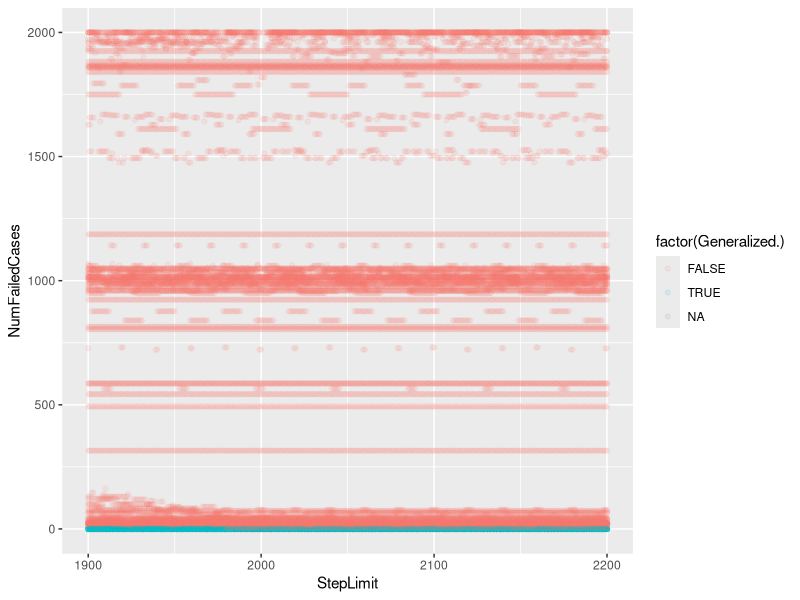
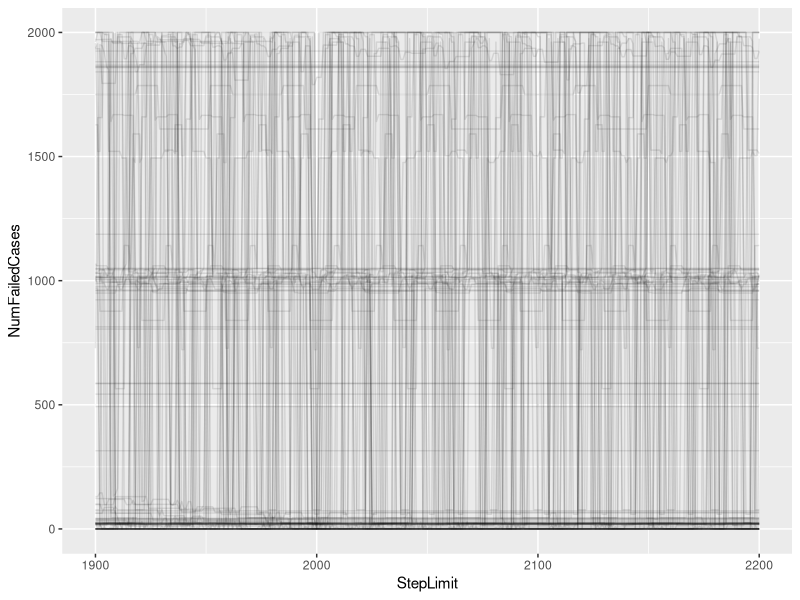
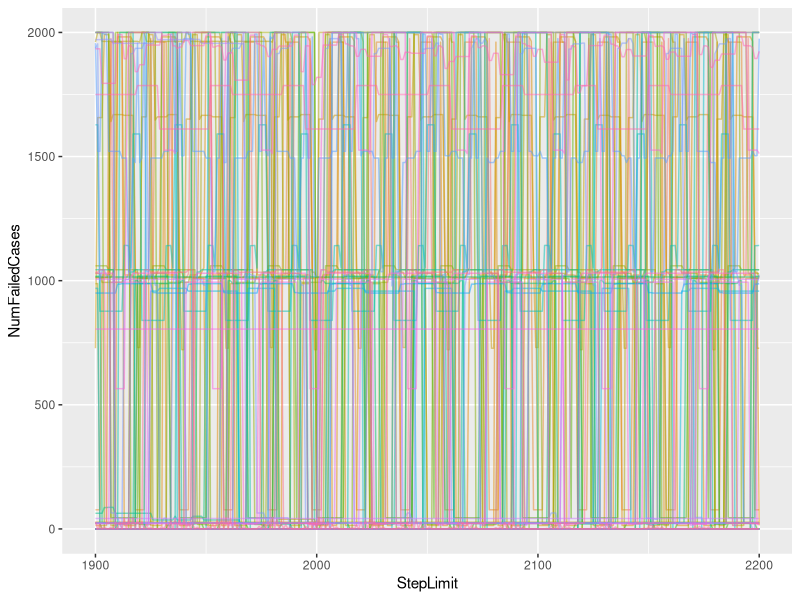
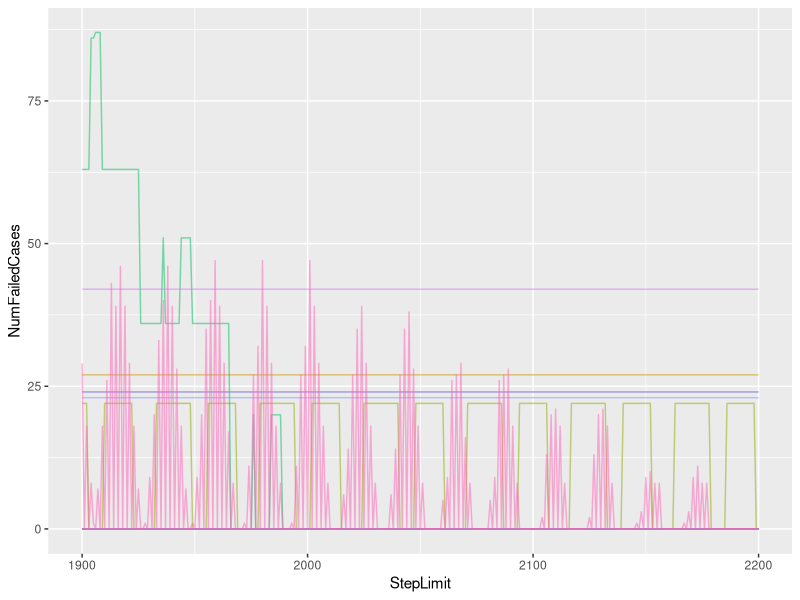
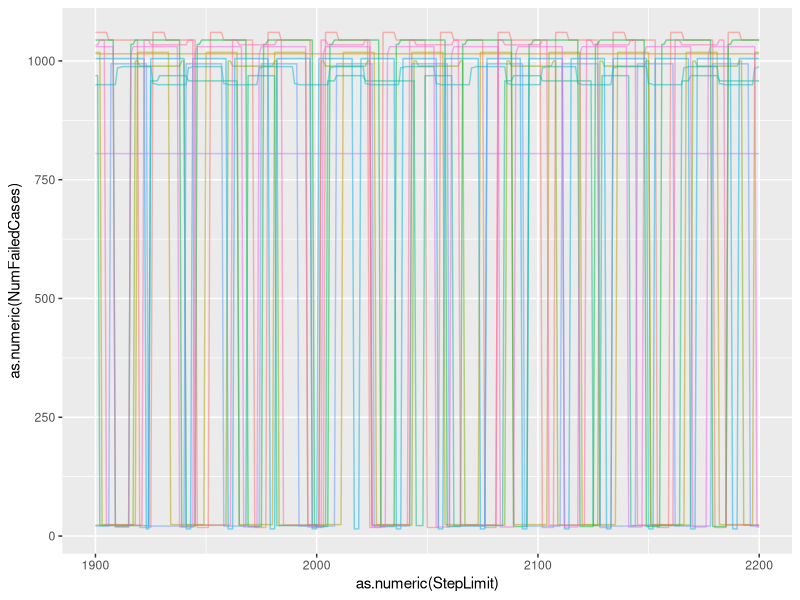
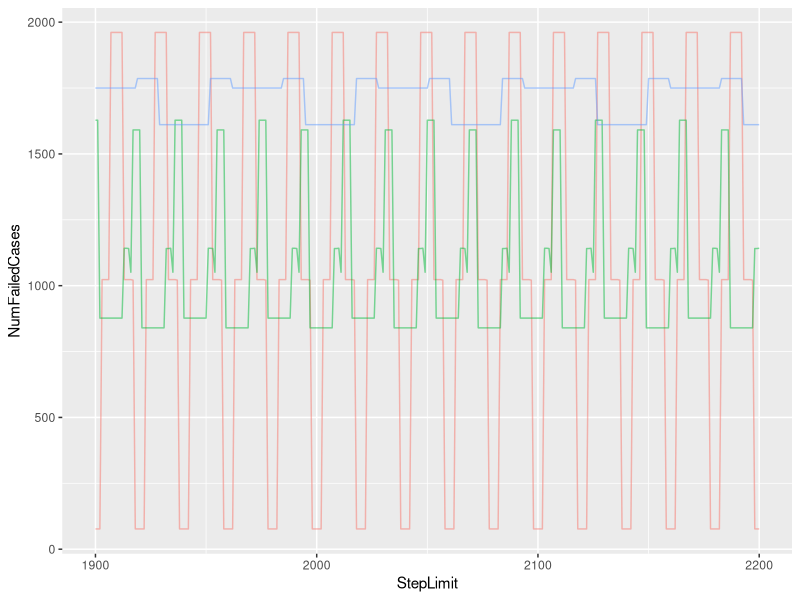
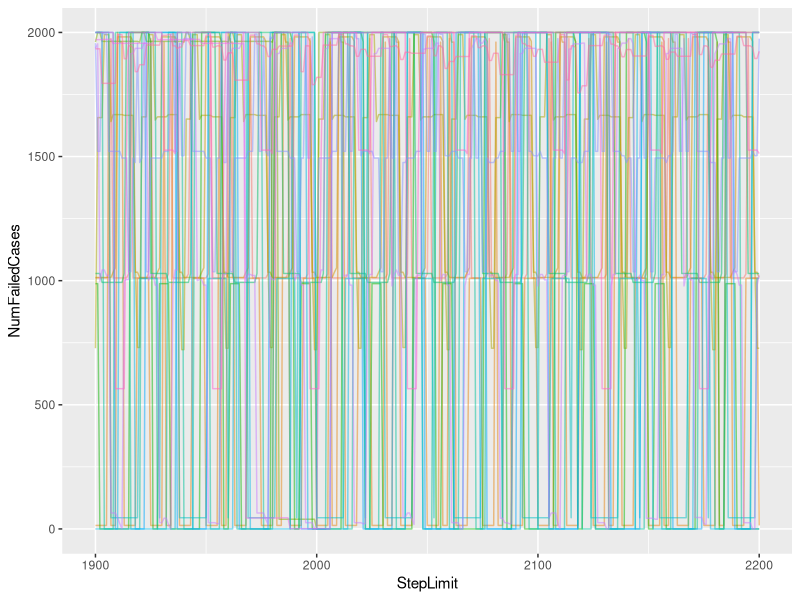
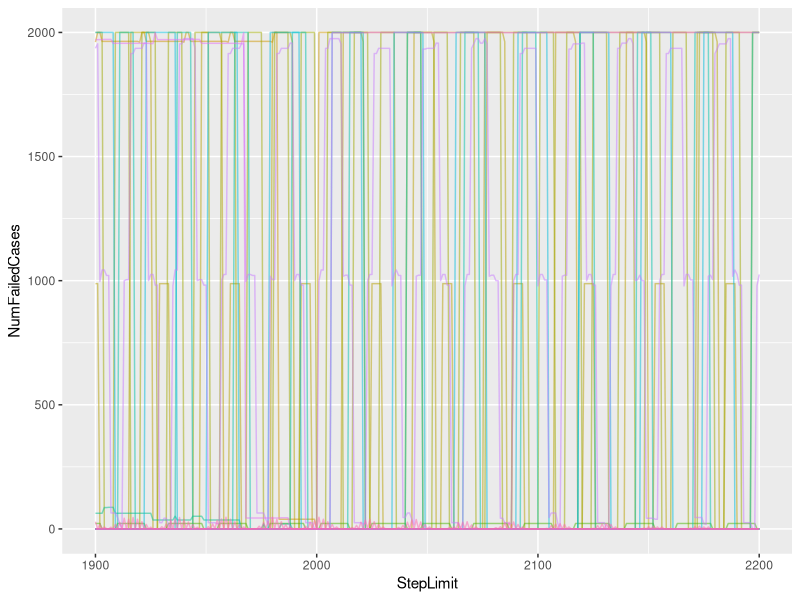

Here is the R script that generated these plots, in order: (Note: this script raises an error after producing the figures.)
## ---- chunk 1
knitr::opts_chunk$set(echo = TRUE)

library('ggplot2')
library('dplyr')
## ---- chunk 2
researchData = read.table("MiddleCharData.txt", header=T, sep="\t")

researchData$NumFailedCases <- as.numeric(researchData$NumFailedCases)
researchData$TotalError <- as.numeric(researchData$TotalError)
researchData$StepLimit <- as.numeric(researchData$StepLimit)
researchData$FailedByStepLimit <- as.numeric(researchData$FailedByStepLimit)
researchData$RunNumber <- as.numeric(researchData$RunNumber)
researchData$Succeeded. <- as.logical(researchData$Succeeded.)
researchData$Generalized. <- as.logical(researchData$Generalized.)

#plot(x=researchData$StepLimit, y=log(researchData$TotalError)) + geom_point(alpha=0.1)

ggplot(researchData, aes(x=StepLimit, y=NumFailedCases, color=factor(Generalized.))) + geom_point(alpha=0.1)

ggplot(researchData, aes(x=StepLimit, y=NumFailedCases, group=factor(RunNumber))) + geom_line(alpha=0.1)
## ---- chunk 3
researchData$AllFailuresOutOfSteps = (researchData$NumFailedCases == researchData$FailedByStepLimit)

equalFailures = subset(researchData, researchData$AllFailuresOutOfSteps)

nrow(equalFailures)

ggplot(equalFailures, aes(x=StepLimit, y=NumFailedCases, group=factor(RunNumber), color=factor(RunNumber))) + geom_line(alpha=0.5, show.legend=FALSE)
## ---- chunk 4
fewFailedCases <- equalFailures %>%
  group_by(RunNumber) %>%
  filter(max(NumFailedCases) < 250)

ggplot(fewFailedCases, aes(x=StepLimit, y=NumFailedCases, group=factor(RunNumber), color=factor(RunNumber))) + geom_line(alpha=0.5, show.legend=FALSE)
## ---- chunk 5
middleFailedCases <- equalFailures %>%
  group_by(RunNumber) %>%
  filter(max(NumFailedCases) >= 750 && max(NumFailedCases) < 1250)

ggplot(middleFailedCases, aes(x=as.numeric(StepLimit), y=as.numeric(NumFailedCases), group=factor(RunNumber), color=factor(RunNumber))) + geom_line(alpha=0.5, show.legend=FALSE)
## ---- chunk 6
higherFailedCases <- equalFailures %>%
  group_by(RunNumber) %>%
  filter(max(NumFailedCases) >= 1250 && max(NumFailedCases) < 1970)

ggplot(higherFailedCases, aes(x=StepLimit, y=NumFailedCases, group=factor(RunNumber), color=factor(RunNumber))) + geom_line(alpha=0.5, show.legend=FALSE)
## ---- chunk 7
highestFailedCases <- equalFailures %>%
  group_by(RunNumber) %>%
  filter(max(NumFailedCases) >= 1970 && max(NumFailedCases) < 2001)

ggplot(highestFailedCases, aes(x=StepLimit, y=NumFailedCases, group=factor(RunNumber), color=factor(RunNumber))) + geom_line(alpha=0.5, show.legend=FALSE)
## ---- chunk 8
reachesZeroFailedCases <- equalFailures %>%
  group_by(RunNumber) %>%
  filter(min(NumFailedCases) == 0)

ggplot(reachesZeroFailedCases, aes(x=StepLimit, y=NumFailedCases, group=factor(RunNumber), color=factor(RunNumber))) + geom_line(alpha=0.5, show.legend=FALSE)
## ---- chunk 9
run70 <- subset(equalFailures, equalFailures$RunNumber == 70)

ggplot(run70, aes(x=StepLimit, y=NumFailedCases, group=factor(RunNumber), color=factor(RunNumber))) + geom_line(alpha=0.5, show.legend=FALSE)

ggplot(run70, aes(x=as.numeric(StepLimit), y=as.numeric(NumFailedCases), group=factor(RunNumber), color=factor(RunNumber))) + geom_line(alpha=0.5, show.legend=FALSE) + xlim(1950,2020) + ylim(0,50)
## ---- chunk 10
runsRunningOutAt2200 <- subset(researchData, (researchData$StepLimit == 2200) & (researchData$AllFailuresOutOfSteps) & researchData$TotalError > 0 & as.numeric(researchData$NumFailedCases) < 100)$RunNumber

runningOutAt2200 <- researchData %>%
  filter(RunNumber %in% runsRunningOutAt2200)

ggplot(runningOutAt2200, aes(x=StepLimit, y=NumFailedCases, group=factor(RunNumber), color=factor(RunNumber))) + geom_line(alpha=0.5, show.legend=FALSE)
## ---- chunk 11
dataset$AllFailuresOutOfSteps = (dataset$FailedCases == dataset$FailedByStepLimit)

runsRunningOutAt350 <- subset(dataset, dataset$StepLimit == 350 & dataset$AllFailuresOutOfSteps & dataset$TotalError > 0 & dataset$FailedCases < 100)$RunNumber

runningOutAt350 <- dataset %>%
  filter(RunNumber %in% runsRunningOutAt350)

ggplot(runningOutAt350, aes(x=StepLimit, y=FailedCases, group=factor(RunNumber), color=factor(RunNumber))) + geom_line(alpha=0.5, show.legend=FALSE)
## ---- chunk 12
equalFailuresLastIndex = subset(dataset, dataset$AllFailuresOutOfSteps)

lastIndexOutOfSteps <- equalFailuresLastIndex %>%
  group_by(RunNumber) %>%
  filter(min(dataset$FailedCases) == 0)

generalizedAtSomePoint <- subset(lastIndexOutOfSteps, (lastIndexOutOfSteps$StepLimit != 200 & lastIndexOutOfSteps$TotalError == 0))

generalizedAt200 <- subset(generalizedAtSomePoint, generalizedAtSomePoint$StepLimit == 200 & generalizedAtSomePoint$TotalError > 0)
